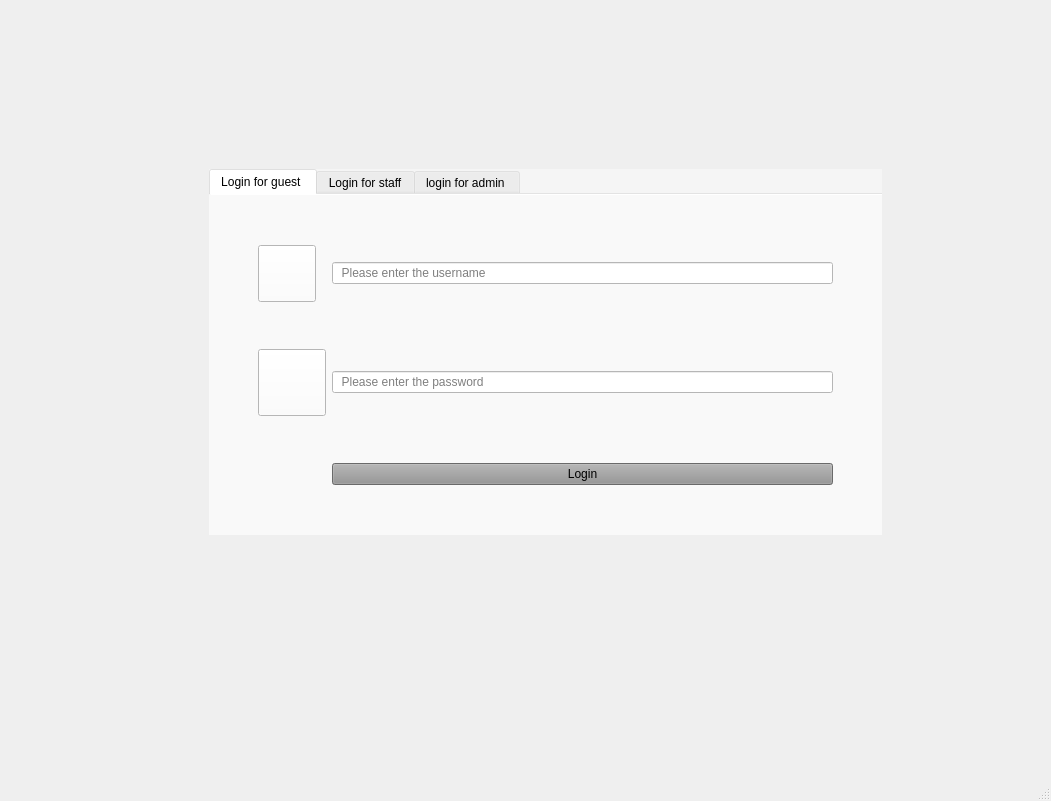
<?xml version="1.0" encoding="UTF-8"?>
<ui version="4.0">
 <class>MainWindow</class>
 <widget class="QMainWindow" name="MainWindow">
  <property name="geometry">
   <rect>
    <x>0</x>
    <y>0</y>
    <width>1051</width>
    <height>801</height>
   </rect>
  </property>
  <property name="sizePolicy">
   <sizepolicy hsizetype="Preferred" vsizetype="Preferred">
    <horstretch>0</horstretch>
    <verstretch>0</verstretch>
   </sizepolicy>
  </property>
  <property name="windowTitle">
   <string>MainWindow</string>
  </property>
  <property name="windowIcon">
   <iconset>
    <normaloff>:/logo2.png</normaloff>:/logo2.png</iconset>
  </property>
  <property name="styleSheet">
   <string notr="true">#centralwidget



{
border-image: url(:/just.jpg);
}
</string>
  </property>
  <widget class="QWidget" name="centralwidget">
   <property name="styleSheet">
    <string notr="true"/>
   </property>
   <layout class="QGridLayout" name="gridLayout">
    <item row="7" column="5">
     <spacer name="verticalSpacer_2">
      <property name="orientation">
       <enum>Qt::Vertical</enum>
      </property>
      <property name="sizeType">
       <enum>QSizePolicy::Fixed</enum>
      </property>
      <property name="sizeHint" stdset="0">
       <size>
        <width>20</width>
        <height>235</height>
       </size>
      </property>
     </spacer>
    </item>
    <item row="4" column="0">
     <spacer name="horizontalSpacer">
      <property name="orientation">
       <enum>Qt::Horizontal</enum>
      </property>
      <property name="sizeType">
       <enum>QSizePolicy::Fixed</enum>
      </property>
      <property name="sizeHint" stdset="0">
       <size>
        <width>40</width>
        <height>20</height>
       </size>
      </property>
     </spacer>
    </item>
    <item row="4" column="9">
     <spacer name="horizontalSpacer_2">
      <property name="orientation">
       <enum>Qt::Horizontal</enum>
      </property>
      <property name="sizeType">
       <enum>QSizePolicy::Fixed</enum>
      </property>
      <property name="sizeHint" stdset="0">
       <size>
        <width>40</width>
        <height>20</height>
       </size>
      </property>
     </spacer>
    </item>
    <item row="4" column="7">
     <spacer name="horizontalSpacer_12">
      <property name="orientation">
       <enum>Qt::Horizontal</enum>
      </property>
      <property name="sizeHint" stdset="0">
       <size>
        <width>40</width>
        <height>20</height>
       </size>
      </property>
     </spacer>
    </item>
    <item row="4" column="3">
     <spacer name="horizontalSpacer_14">
      <property name="orientation">
       <enum>Qt::Horizontal</enum>
      </property>
      <property name="sizeHint" stdset="0">
       <size>
        <width>40</width>
        <height>20</height>
       </size>
      </property>
     </spacer>
    </item>
    <item row="4" column="6">
     <spacer name="horizontalSpacer_13">
      <property name="orientation">
       <enum>Qt::Horizontal</enum>
      </property>
      <property name="sizeHint" stdset="0">
       <size>
        <width>40</width>
        <height>20</height>
       </size>
      </property>
     </spacer>
    </item>
    <item row="2" column="5">
     <spacer name="verticalSpacer_4">
      <property name="orientation">
       <enum>Qt::Vertical</enum>
      </property>
      <property name="sizeType">
       <enum>QSizePolicy::Fixed</enum>
      </property>
      <property name="sizeHint" stdset="0">
       <size>
        <width>20</width>
        <height>40</height>
       </size>
      </property>
     </spacer>
    </item>
    <item row="1" column="5">
     <spacer name="verticalSpacer_3">
      <property name="orientation">
       <enum>Qt::Vertical</enum>
      </property>
      <property name="sizeType">
       <enum>QSizePolicy::Fixed</enum>
      </property>
      <property name="sizeHint" stdset="0">
       <size>
        <width>20</width>
        <height>40</height>
       </size>
      </property>
     </spacer>
    </item>
    <item row="4" column="2">
     <spacer name="horizontalSpacer_10">
      <property name="orientation">
       <enum>Qt::Horizontal</enum>
      </property>
      <property name="sizeHint" stdset="0">
       <size>
        <width>40</width>
        <height>20</height>
       </size>
      </property>
     </spacer>
    </item>
    <item row="4" column="8">
     <spacer name="horizontalSpacer_11">
      <property name="orientation">
       <enum>Qt::Horizontal</enum>
      </property>
      <property name="sizeHint" stdset="0">
       <size>
        <width>40</width>
        <height>20</height>
       </size>
      </property>
     </spacer>
    </item>
    <item row="4" column="1">
     <spacer name="horizontalSpacer_9">
      <property name="orientation">
       <enum>Qt::Horizontal</enum>
      </property>
      <property name="sizeHint" stdset="0">
       <size>
        <width>40</width>
        <height>20</height>
       </size>
      </property>
     </spacer>
    </item>
    <item row="4" column="5">
     <widget class="QTabWidget" name="tabWidget">
      <property name="enabled">
       <bool>true</bool>
      </property>
      <property name="sizePolicy">
       <sizepolicy hsizetype="Expanding" vsizetype="Expanding">
        <horstretch>2</horstretch>
        <verstretch>0</verstretch>
       </sizepolicy>
      </property>
      <property name="styleSheet">
       <string notr="true">background :rgba(255, 255, 255,0.4);
font: 75 9pt &quot;MS Shell Dlg 2&quot;;</string>
      </property>
      <property name="currentIndex">
       <number>0</number>
      </property>
      <property name="documentMode">
       <bool>true</bool>
      </property>
      <widget class="QWidget" name="tab">
       <attribute name="title">
        <string>Login for guest </string>
       </attribute>
       <layout class="QGridLayout" name="gridLayout_4">
        <item row="2" column="2">
         <widget class="QPushButton" name="pushButton">
          <property name="styleSheet">
           <string notr="true">font: 75 14pt &quot;MS Shell Dlg 2&quot;;
background:rgb(148, 148, 148)


</string>
          </property>
          <property name="text">
           <string>Login</string>
          </property>
         </widget>
        </item>
        <item row="1" column="2">
         <widget class="QLineEdit" name="lineEdit_2">
          <property name="styleSheet">
           <string notr="true">background : rgb(255, 255, 255) ;
font: 75 9pt &quot;MS Shell Dlg 2&quot;;</string>
          </property>
          <property name="echoMode">
           <enum>QLineEdit::Password</enum>
          </property>
          <property name="placeholderText">
           <string>  Please enter the password  </string>
          </property>
         </widget>
        </item>
        <item row="0" column="0">
         <spacer name="horizontalSpacer_7">
          <property name="orientation">
           <enum>Qt::Horizontal</enum>
          </property>
          <property name="sizeHint" stdset="0">
           <size>
            <width>40</width>
            <height>20</height>
           </size>
          </property>
         </spacer>
        </item>
        <item row="0" column="1">
         <widget class="QToolButton" name="toolButton">
          <property name="enabled">
           <bool>true</bool>
          </property>
          <property name="styleSheet">
           <string notr="true">background:rgb(255, 255, 255);</string>
          </property>
          <property name="text">
           <string/>
          </property>
          <property name="icon">
           <iconset resource="tharwat.qrc">
            <normaloff>:/username.png</normaloff>:/username.png</iconset>
          </property>
          <property name="iconSize">
           <size>
            <width>50</width>
            <height>50</height>
           </size>
          </property>
         </widget>
        </item>
        <item row="0" column="3">
         <spacer name="horizontalSpacer_4">
          <property name="orientation">
           <enum>Qt::Horizontal</enum>
          </property>
          <property name="sizeHint" stdset="0">
           <size>
            <width>40</width>
            <height>20</height>
           </size>
          </property>
         </spacer>
        </item>
        <item row="1" column="1">
         <widget class="QToolButton" name="toolButton_2">
          <property name="enabled">
           <bool>true</bool>
          </property>
          <property name="styleSheet">
           <string notr="true">background:rgb(255, 255, 255);</string>
          </property>
          <property name="text">
           <string/>
          </property>
          <property name="icon">
           <iconset resource="tharwat.qrc">
            <normaloff>:/pass.png</normaloff>:/pass.png</iconset>
          </property>
          <property name="iconSize">
           <size>
            <width>60</width>
            <height>60</height>
           </size>
          </property>
         </widget>
        </item>
        <item row="0" column="2">
         <widget class="QLineEdit" name="lineEdit">
          <property name="sizePolicy">
           <sizepolicy hsizetype="Expanding" vsizetype="Fixed">
            <horstretch>5</horstretch>
            <verstretch>0</verstretch>
           </sizepolicy>
          </property>
          <property name="styleSheet">
           <string notr="true">background :rgb(255, 255, 255) ;
font: 75 9pt &quot;MS Shell Dlg 2&quot;;</string>
          </property>
          <property name="inputMask">
           <string/>
          </property>
          <property name="text">
           <string/>
          </property>
          <property name="placeholderText">
           <string>  Please enter the username</string>
          </property>
         </widget>
        </item>
       </layout>
      </widget>
      <widget class="QWidget" name="tab_2">
       <attribute name="title">
        <string>Login for staff</string>
       </attribute>
       <layout class="QGridLayout" name="gridLayout_3">
        <item row="1" column="2">
         <widget class="QLineEdit" name="lineEdit_6">
          <property name="styleSheet">
           <string notr="true">background : rgb(255, 255, 255) ;
font: 75 9pt &quot;MS Shell Dlg 2&quot;;</string>
          </property>
          <property name="echoMode">
           <enum>QLineEdit::Password</enum>
          </property>
          <property name="placeholderText">
           <string>  Please enter the password  </string>
          </property>
         </widget>
        </item>
        <item row="0" column="3">
         <spacer name="horizontalSpacer_3">
          <property name="orientation">
           <enum>Qt::Horizontal</enum>
          </property>
          <property name="sizeHint" stdset="0">
           <size>
            <width>40</width>
            <height>20</height>
           </size>
          </property>
         </spacer>
        </item>
        <item row="0" column="1">
         <widget class="QToolButton" name="toolButton_5">
          <property name="enabled">
           <bool>true</bool>
          </property>
          <property name="sizePolicy">
           <sizepolicy hsizetype="Fixed" vsizetype="Fixed">
            <horstretch>0</horstretch>
            <verstretch>0</verstretch>
           </sizepolicy>
          </property>
          <property name="styleSheet">
           <string notr="true">background:rgb(255, 255, 255);</string>
          </property>
          <property name="text">
           <string/>
          </property>
          <property name="icon">
           <iconset resource="tharwat.qrc">
            <normaloff>:/username.png</normaloff>:/username.png</iconset>
          </property>
          <property name="iconSize">
           <size>
            <width>50</width>
            <height>50</height>
           </size>
          </property>
         </widget>
        </item>
        <item row="3" column="2">
         <widget class="QPushButton" name="pushButton_4">
          <property name="styleSheet">
           <string notr="true">font: 75 14pt &quot;MS Shell Dlg 2&quot;;
background:rgb(148, 148, 148)


</string>
          </property>
          <property name="text">
           <string>Login</string>
          </property>
         </widget>
        </item>
        <item row="0" column="0">
         <spacer name="horizontalSpacer_6">
          <property name="orientation">
           <enum>Qt::Horizontal</enum>
          </property>
          <property name="sizeHint" stdset="0">
           <size>
            <width>40</width>
            <height>20</height>
           </size>
          </property>
         </spacer>
        </item>
        <item row="0" column="2">
         <widget class="QLineEdit" name="lineEdit_5">
          <property name="sizePolicy">
           <sizepolicy hsizetype="Expanding" vsizetype="Fixed">
            <horstretch>5</horstretch>
            <verstretch>0</verstretch>
           </sizepolicy>
          </property>
          <property name="styleSheet">
           <string notr="true">background :rgb(255, 255, 255) ;
font: 75 9pt &quot;MS Shell Dlg 2&quot;;</string>
          </property>
          <property name="inputMask">
           <string/>
          </property>
          <property name="text">
           <string/>
          </property>
          <property name="placeholderText">
           <string>  Please enter the username</string>
          </property>
         </widget>
        </item>
        <item row="1" column="1">
         <widget class="QToolButton" name="toolButton_6">
          <property name="enabled">
           <bool>true</bool>
          </property>
          <property name="styleSheet">
           <string notr="true">background:rgb(255, 255, 255);</string>
          </property>
          <property name="text">
           <string/>
          </property>
          <property name="icon">
           <iconset resource="tharwat.qrc">
            <normaloff>:/pass.png</normaloff>:/pass.png</iconset>
          </property>
          <property name="iconSize">
           <size>
            <width>60</width>
            <height>60</height>
           </size>
          </property>
         </widget>
        </item>
       </layout>
      </widget>
      <widget class="QWidget" name="tab_3">
       <attribute name="title">
        <string>login for admin </string>
       </attribute>
       <layout class="QGridLayout" name="gridLayout_2">
        <item row="1" column="2">
         <widget class="QLineEdit" name="lineEdit_4">
          <property name="styleSheet">
           <string notr="true">background : rgb(255, 255, 255) ;
font: 75 9pt &quot;MS Shell Dlg 2&quot;;</string>
          </property>
          <property name="echoMode">
           <enum>QLineEdit::Password</enum>
          </property>
          <property name="placeholderText">
           <string>  Please enter the password  </string>
          </property>
         </widget>
        </item>
        <item row="1" column="1">
         <widget class="QToolButton" name="toolButton_4">
          <property name="enabled">
           <bool>true</bool>
          </property>
          <property name="styleSheet">
           <string notr="true">background:rgb(255, 255, 255);</string>
          </property>
          <property name="text">
           <string/>
          </property>
          <property name="icon">
           <iconset resource="tharwat.qrc">
            <normaloff>:/pass.png</normaloff>:/pass.png</iconset>
          </property>
          <property name="iconSize">
           <size>
            <width>60</width>
            <height>60</height>
           </size>
          </property>
         </widget>
        </item>
        <item row="0" column="1">
         <widget class="QToolButton" name="toolButton_3">
          <property name="enabled">
           <bool>true</bool>
          </property>
          <property name="styleSheet">
           <string notr="true">background:rgb(255, 255, 255);</string>
          </property>
          <property name="text">
           <string/>
          </property>
          <property name="icon">
           <iconset resource="tharwat.qrc">
            <normaloff>:/username.png</normaloff>:/username.png</iconset>
          </property>
          <property name="iconSize">
           <size>
            <width>50</width>
            <height>50</height>
           </size>
          </property>
         </widget>
        </item>
        <item row="2" column="2">
         <widget class="QPushButton" name="pushButton_2">
          <property name="styleSheet">
           <string notr="true">font: 75 14pt &quot;MS Shell Dlg 2&quot;;
background:rgb(148, 148, 148)


</string>
          </property>
          <property name="text">
           <string>Login</string>
          </property>
         </widget>
        </item>
        <item row="0" column="2">
         <widget class="QLineEdit" name="lineEdit_3">
          <property name="sizePolicy">
           <sizepolicy hsizetype="Expanding" vsizetype="Fixed">
            <horstretch>5</horstretch>
            <verstretch>0</verstretch>
           </sizepolicy>
          </property>
          <property name="styleSheet">
           <string notr="true">background :rgb(255, 255, 255) ;
font: 75 9pt &quot;MS Shell Dlg 2&quot;;</string>
          </property>
          <property name="inputMask">
           <string/>
          </property>
          <property name="text">
           <string/>
          </property>
          <property name="placeholderText">
           <string>  Please enter the username</string>
          </property>
         </widget>
        </item>
        <item row="0" column="3">
         <spacer name="horizontalSpacer_5">
          <property name="orientation">
           <enum>Qt::Horizontal</enum>
          </property>
          <property name="sizeHint" stdset="0">
           <size>
            <width>40</width>
            <height>20</height>
           </size>
          </property>
         </spacer>
        </item>
        <item row="0" column="0">
         <spacer name="horizontalSpacer_8">
          <property name="orientation">
           <enum>Qt::Horizontal</enum>
          </property>
          <property name="sizeHint" stdset="0">
           <size>
            <width>40</width>
            <height>20</height>
           </size>
          </property>
         </spacer>
        </item>
       </layout>
      </widget>
     </widget>
    </item>
    <item row="0" column="5">
     <spacer name="verticalSpacer">
      <property name="orientation">
       <enum>Qt::Vertical</enum>
      </property>
      <property name="sizeType">
       <enum>QSizePolicy::Fixed</enum>
      </property>
      <property name="sizeHint" stdset="0">
       <size>
        <width>20</width>
        <height>40</height>
       </size>
      </property>
     </spacer>
    </item>
    <item row="3" column="5">
     <spacer name="verticalSpacer_5">
      <property name="orientation">
       <enum>Qt::Vertical</enum>
      </property>
      <property name="sizeType">
       <enum>QSizePolicy::Fixed</enum>
      </property>
      <property name="sizeHint" stdset="0">
       <size>
        <width>20</width>
        <height>40</height>
       </size>
      </property>
     </spacer>
    </item>
    <item row="4" column="4">
     <spacer name="horizontalSpacer_15">
      <property name="orientation">
       <enum>Qt::Horizontal</enum>
      </property>
      <property name="sizeHint" stdset="0">
       <size>
        <width>40</width>
        <height>20</height>
       </size>
      </property>
     </spacer>
    </item>
   </layout>
  </widget>
  <widget class="QMenuBar" name="menubar">
   <property name="geometry">
    <rect>
     <x>0</x>
     <y>0</y>
     <width>1051</width>
     <height>26</height>
    </rect>
   </property>
  </widget>
  <widget class="QStatusBar" name="statusbar"/>
 </widget>
 <resources>
  <include location="tharwat.qrc"/>
 </resources>
 <connections/>
</ui>
